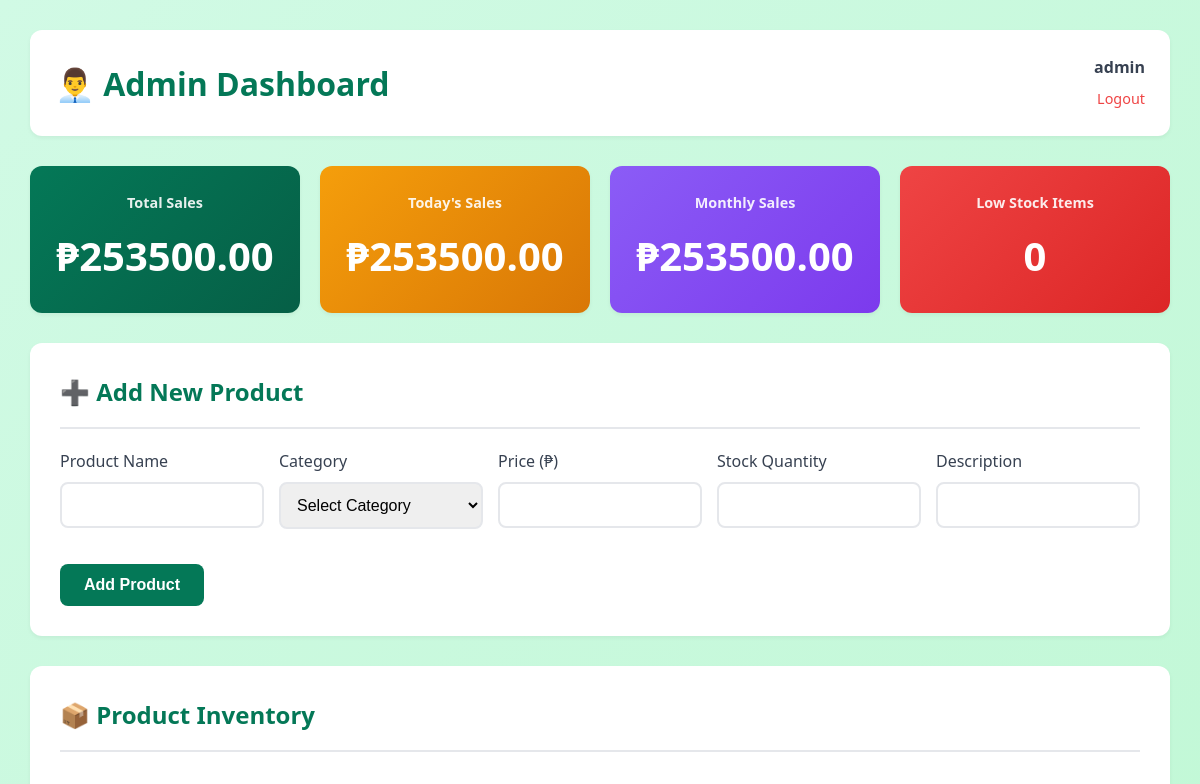
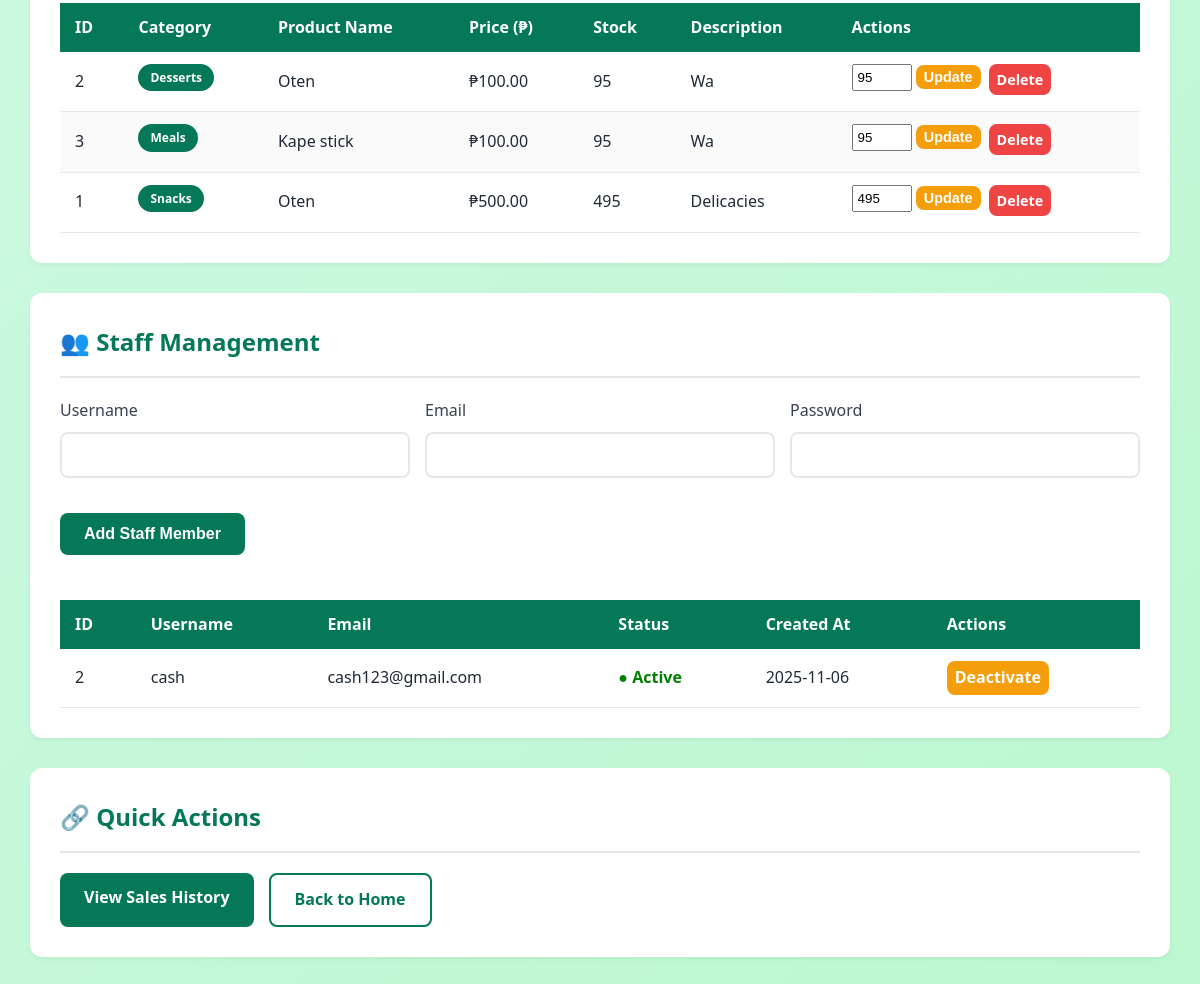
The page /admin/dashboard (signed in) on the database its author committed (2 pictures, top to bottom).
### tables this page shows
CREATE TABLE products (
            id INTEGER PRIMARY KEY AUTOINCREMENT,
            name TEXT NOT NULL,
            category TEXT NOT NULL,
            price REAL NOT NULL,
            stock INTEGER NOT NULL,
            description TEXT,
            created_at TIMESTAMP DEFAULT CURRENT_TIMESTAMP
        );

CREATE TABLE users (
            id INTEGER PRIMARY KEY AUTOINCREMENT,
            username TEXT UNIQUE NOT NULL,
            email TEXT UNIQUE NOT NULL,
            password_hash TEXT NOT NULL,
            role TEXT NOT NULL CHECK(role IN ('admin', 'staff')),
            created_at TIMESTAMP DEFAULT CURRENT_TIMESTAMP,
            is_active INTEGER DEFAULT 1
        );

### app.py (the view)
@app.route('/admin/dashboard')
def admin_dashboard():
    if 'user_id' not in session or session.get('role') != 'admin':
        flash('Please login as admin first!', 'error')
        return redirect(url_for('login'))
    conn = get_db()
    cursor = conn.cursor()
    products = cursor.execute('SELECT * FROM products ORDER BY category, name').fetchall()
    staff_members = cursor.execute('SELECT * FROM users WHERE role = "staff" ORDER BY username').fetchall()
    total_sales = cursor.execute('SELECT SUM(total_amount) as total FROM sales').fetchone()['total'] or 0
    total_orders = cursor.execute('SELECT COUNT(*) as count FROM sales').fetchone()['count']
    low_stock = cursor.execute('SELECT COUNT(*) as count FROM products WHERE stock < 10').fetchone()['count']
    today_sales = cursor.execute('''
        SELECT SUM(total_amount) as total
        FROM sales
        WHERE DATE(created_at) = DATE('now')
    ''').fetchone()['total'] or 0
    monthly_sales = cursor.execute('''
        SELECT SUM(total_amount) as total
        FROM sales
        WHERE strftime('%Y-%m', created_at) = strftime('%Y-%m', 'now')
    ''').fetchone()['total'] or 0
    conn.close()
    return render_template('admin_dashboard.html',
                           products=products,
                           staff_members=staff_members,
                           total_sales=total_sales,
                           total_orders=total_orders,
                           low_stock=low_stock,
                           today_sales=today_sales,
                           monthly_sales=monthly_sales)

### app.py (called while the page is built)
def get_db():
    conn = sqlite3.connect(DATABASE)
    conn.row_factory = sqlite3.Row
    return conn

### templates/admin_dashboard.html (shortened to what this page needs)
<!DOCTYPE html>
<html lang="en">
<head>
    <link rel="stylesheet" href="{{ url_for('static', filename='style.css') }}">
</head>
<body>
    <div class="dashboard-container">
        <div class="dashboard-header">
            <h1>👨‍💼 Admin Dashboard</h1>
            <div class="user-info">
                <div class="username">{{ session.username }}</div>
                <a href="{{ url_for('logout') }}" class="logout-link">Logout</a>
            </div>
        </div>
        <div class="stats-grid">
            <div class="stat-card green">
                <h3>Total Sales</h3>
                <div class="stat-value">₱{{ "%.2f"|format(total_sales) }}</div>
            </div>
            <div class="stat-card yellow">
                <h3>Today's Sales</h3>
                <div class="stat-value">₱{{ "%.2f"|format(today_sales) }}</div>
            </div>
            <div class="stat-card" style="background: linear-gradient(135deg, #8b5cf6 0%, #7c3aed 100%); color: white;">
                <h3>Monthly Sales</h3>
                <div class="stat-value">₱{{ "%.2f"|format(monthly_sales) }}</div>
            </div>
            <div class="stat-card red">
                <h3>Low Stock Items</h3>
                <div class="stat-value">{{ low_stock }}</div>
            </div>
        </div>
        <div class="content-section">
            <h2>➕ Add New Product</h2>
            <form method="POST" action="{{ url_for('add_product') }}">
                <div style="display: grid; grid-template-columns: repeat(auto-fit, minmax(200px, 1fr)); gap: 15px;">
                    <div class="form-group">
                        <label>Product Name</label>
                        <input type="text" name="name" required>
                    </div>
                    <div class="form-group">
                        <label>Category</label>
                        <select name="category" required>
                            <option value="">Select Category</option>
                        </select>
                    </div>
                    <div class="form-group">
                        <label>Price (₱)</label>
                        <input type="number" step="0.01" name="price" required>
                    </div>
                    <div class="form-group">
                        <label>Stock Quantity</label>
                        <input type="number" name="stock" required>
                    </div>
                    <div class="form-group">
                        <label>Description</label>
                        <input type="text" name="description">
                    </div>
                </div>
                <button type="submit" class="btn btn-primary" style="margin-top: 15px;">Add Product</button>
            </form>
        </div>
        <div class="content-section">
            <h2>📦 Product Inventory</h2>
            <div class="table-container">
                <table>
                    <thead>
                        <tr>
                            <th>ID</th>
                            <th>Category</th>
                            <th>Product Name</th>
                            <th>Price (₱)</th>
                            <th>Stock</th>
                            <th>Description</th>
                            <th>Actions</th>
                        </tr>
                    </thead>
                    <tbody>
                        {% for product in products %}
                        <tr {% if product.stock < 10 %}style="background-color: #fee2e2;"{% endif %}>
                            <td>{{ product.id }}</td>
                            <td><span class="product-category">{{ product.category }}</span></td>
                            <td>{{ product.name }}</td>
                            <td>₱{{ "%.2f"|format(product.price) }}</td>
                            <td>
                                {{ product.stock }}
                            </td>
                            <td>{{ product.description or '-' }}</td>
                            <td class="table-actions">
                                <form method="POST" action="{{ url_for('edit_product', product_id=product.id) }}" style="display: inline;">
                                    <input type="number" name="stock" value="{{ product.stock }}" style="width: 60px; padding: 4px;">
                                    <button type="submit" class="btn btn-warning" style="padding: 4px 8px;">Update</button>
                                </form>
                                <a href="{{ url_for('delete_product', product_id=product.id) }}"
                                   class="btn btn-danger"
                                   style="padding: 4px 8px;"
                                   onclick="return confirm('Delete this product?')">Delete</a>
                            </td>
                        </tr>
                        {% else %}
                        <tr>
                            <td colspan="7" style="text-align: center; color: #6b7280;">No products added yet.</td>
                        </tr>
                        {% endfor %}
                    </tbody>
                </table>
            </div>
        </div>
        <div class="content-section">
            <h2>👥 Staff Management</h2>
            <form method="POST" action="{{ url_for('add_staff') }}" style="margin-bottom: 30px;">
                <div style="display: grid; grid-template-columns: repeat(auto-fit, minmax(200px, 1fr)); gap: 15px;">
                    <div class="form-group">
                        <label>Username</label>
                        <input type="text" name="username" required>
                    </div>
                    <div class="form-group">
                        <label>Email</label>
                        <input type="email" name="email" required>
                    </div>
                    <div class="form-group">
                        <label>Password</label>
                        <input type="password" name="password" required>
                    </div>
                </div>
                <button type="submit" class="btn btn-primary" style="margin-top: 15px;">Add Staff Member</button>
            </form>
            <div class="table-container">
                <table>
                    <thead>
                        <tr>
                            <th>ID</th>
                            <th>Username</th>
                            <th>Email</th>
                            <th>Status</th>
                            <th>Created At</th>
                            <th>Actions</th>
                        </tr>
                    </thead>
                    <tbody>
                        {% for staff in staff_members %}
                        <tr>
                            <td>{{ staff.id }}</td>
                            <td>{{ staff.username }}</td>
                            <td>{{ staff.email }}</td>
                            <td>
                                {% if staff.is_active %}
                                    <span style="color: green; font-weight: bold;">● Active</span>
                                {% else %}
                                    <span style="color: red; font-weight: bold;">● Inactive</span>
                                {% endif %}
                            </td>
                            <td>{{ staff.created_at[:10] }}</td>
                            <td>
                                <a href="{{ url_for('toggle_staff', staff_id=staff.id) }}" class="btn btn-warning" style="padding: 4px 8px;">
                                    {% if staff.is_active %}Deactivate{% else %}Activate{% endif %}
                                </a>
                            </td>
                        </tr>
                        {% else %}
                        <tr>
                            <td colspan="6" style="text-align: center; color: #6b7280;">No staff members yet.</td>
                        </tr>
                        {% endfor %}
                    </tbody>
                </table>
            </div>
        </div>
        <div class="content-section">
            <h2>🔗 Quick Actions</h2>
            <div style="display: flex; gap: 15px;">
                <a href="{{ url_for('admin_sales') }}" class="btn btn-primary">View Sales History</a>
                <a href="{{ url_for('home') }}" class="btn btn-secondary">Back to Home</a>
            </div>
        </div>
    </div>
</body>
</html>

### static/style.css (style rules this page uses)
* { margin: 0; padding: 0; box-sizing: border-box; }
body { font-family: 'Segoe UI', Tahoma, Geneva, Verdana, sans-serif; background: linear-gradient(135deg, #d1fae5 0%, #bbf7d0 100%); min-height: 100vh; color: #1f2937; line-height: 1.6; }
.btn { display: inline-block; padding: 12px 24px; border-radius: 8px; text-decoration: none; font-weight: 600; transition: all 0.3s; border: none; cursor: pointer; font-size: 1rem; }
.btn-primary { background: #047857; color: white; }
.btn-secondary { background: white; color: #047857; border: 2px solid #047857; }
.btn-danger { background: #ef4444; color: white; }
.btn-warning { background: #f59e0b; color: white; }
.form-group { margin-bottom: 20px; }
.form-group label { display: block; margin-bottom: 8px; color: #374151; font-weight: 500; }
.form-group input, .form-group select, .form-group textarea { width: 100%; padding: 12px; border: 2px solid #e5e7eb; border-radius: 8px; font-size: 1rem; transition: border-color 0.3s; }
.dashboard-container { max-width: 1400px; margin: 0 auto; padding: 30px; }
.dashboard-header { background: white; padding: 25px; border-radius: 12px; box-shadow: 0 2px 4px rgba(0, 0, 0, 0.05); margin-bottom: 30px; display: flex; justify-content: space-between; align-items: center; }
.dashboard-header h1 { color: #047857; font-size: 2rem; }
.dashboard-header .user-info { text-align: right; }
.dashboard-header .username { font-weight: 600; color: #374151; margin-bottom: 5px; }
.dashboard-header .logout-link { color: #ef4444; text-decoration: none; font-size: 0.9rem; }
.stats-grid { display: grid; grid-template-columns: repeat(auto-fit, minmax(250px, 1fr)); gap: 20px; margin-bottom: 30px; }
.stat-card { background: white; padding: 25px; border-radius: 12px; box-shadow: 0 2px 4px rgba(0, 0, 0, 0.05); text-align: center; }
.stat-card.green { background: linear-gradient(135deg, #047857 0%, #065f46 100%); color: white; }
.stat-card.yellow { background: linear-gradient(135deg, #f59e0b 0%, #d97706 100%); color: white; }
.stat-card.red { background: linear-gradient(135deg, #ef4444 0%, #dc2626 100%); color: white; }
.stat-card h3 { font-size: 0.9rem; margin-bottom: 10px; opacity: 0.9; }
.stat-card .stat-value { font-size: 2.5rem; font-weight: 700; }
.content-section { background: white; padding: 30px; border-radius: 12px; box-shadow: 0 2px 4px rgba(0, 0, 0, 0.05); margin-bottom: 30px; }
.content-section h2 { color: #047857; font-size: 1.5rem; margin-bottom: 20px; padding-bottom: 15px; border-bottom: 2px solid #e5e7eb; }
.table-container { overflow-x: auto; }
table { width: 100%; border-collapse: collapse; margin-top: 15px; }
table thead { background: #047857; color: white; }
table th, table td { padding: 12px 15px; text-align: left; }
table tbody tr { border-bottom: 1px solid #e5e7eb; }
table tbody tr:nth-child(even) { background: #fafafa; }
.table-actions { display: flex; gap: 8px; }
.table-actions .btn { padding: 6px 12px; font-size: 0.9rem; }
.product-category { display: inline-block; background: #047857; color: white; padding: 4px 12px; border-radius: 20px; font-size: 0.75rem; font-weight: 600; margin-bottom: 8px; }

### rows shown on the page
products: id "2", category "Desserts", name "Oten", price "100.00", stock "95", description "Wa"
products: id "3", category "Meals", name "Kape stick", price "100.00", stock "95", description "Wa"
products: id "1", category "Snacks", name "Oten", price "500.00", stock "495", description "Delicacies"
users: id "2", username "cash", email "cash123@gmail.com", is_active "● Active", created_at "2025-11-06"

### other values the page prints
{{ session.username }} "admin"
{{ "%.2f"|format(total_sales) }} "253500.00"
{{ "%.2f"|format(today_sales) }} "253500.00"
{{ "%.2f"|format(monthly_sales) }} "253500.00"
{{ low_stock }} "0"
